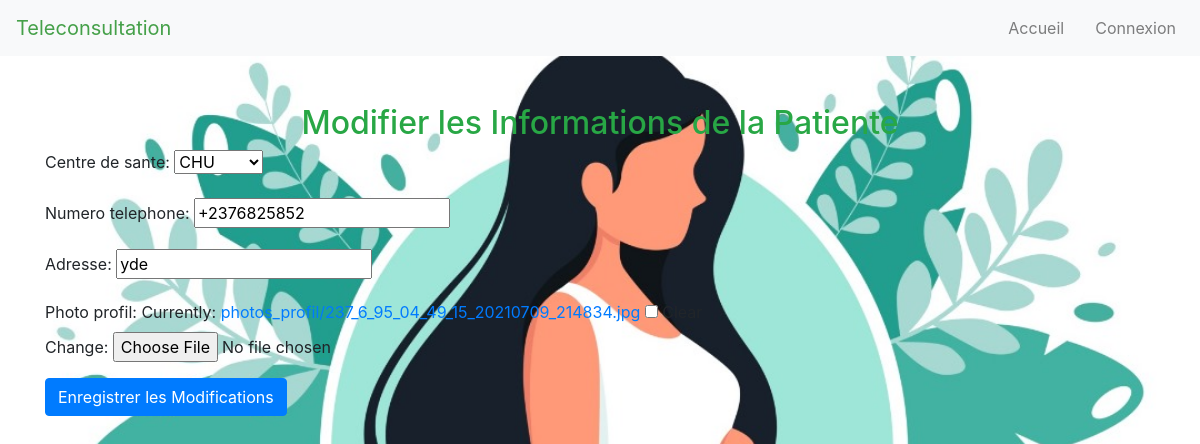
Screenshot of /modifier_patient/7 with the database file from the repository.
### app/models.py (models this page shows, shortened)
class Patient(models.Model):
    user = models.OneToOneField(User, on_delete=models.CASCADE, primary_key=True)
    centre_de_sante = models.ForeignKey(CentreDeSante, on_delete=models.CASCADE)
    numero_telephone = models.CharField(max_length=15)
    adresse = models.CharField(max_length=255)
    photo_profil = models.ImageField(upload_to='photos_profil/', blank=True, null=True)

### app/views.py (the view)
# urls.py: path('modifier_patient/<int:pk>', modifier_patient, name='modifier_patient'),
def modifier_patient(request, pk):
    patient = get_object_or_404(Patient, pk=pk)
    if request.method == 'POST':
        form = PatienteForm(request.POST, request.FILES, instance=patient)
        if form.is_valid():
            form.save()
            return redirect('patient_detail', pk=patient.pk)  # Redirige vers la page des détails après la modification
    else:
        form = PatienteForm(instance=patient)
    return render(request, 'modifier_patient.html', {'form': form, 'patient': patient})

### app/forms.py
class PatienteForm(forms.ModelForm):
    class Meta:
        model = Patient
        fields = ['centre_de_sante', 'numero_telephone', 'adresse', 'photo_profil']

### app/models.py (called while the page is built)
    def __str__(self):
        return self.nom

### templates/modifier_patient.html (shortened to what this page needs)
{% extends 'base.html' %}
{% block content %}
<div class="container mt-5">
    <div class="text-center">
        <h2 class="text-success">Modifier les Informations de la Patiente</h2>
    </div>
    <form method="post" enctype="multipart/form-data">
        {{ form.as_p }}
        <button type="submit" class="btn btn-primary">Enregistrer les Modifications</button>
    </form>
</div>
{% endblock %}

### rows the page displays
Patient: centre_de_sante "CHU", numero_telephone "+2376825852", adresse "yde"
